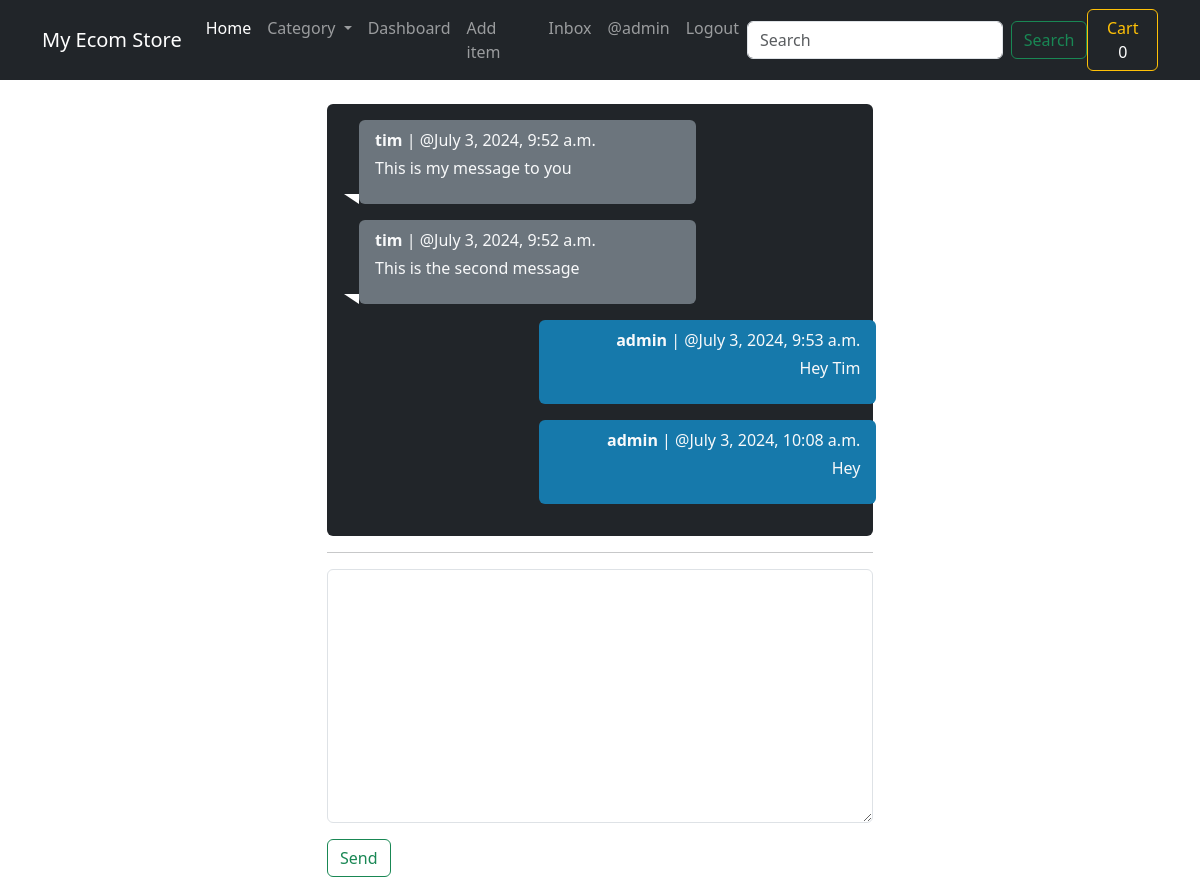
Page /conversation/detail/1/ (signed in) on the committed database.
### conversation/models.py (models this page shows)
class ConversationMessage(models.Model):
    conversation = models.ForeignKey(Conversation, related_name="messages", on_delete=models.CASCADE)
    content = models.TextField()
    created_at = models.DateTimeField(auto_now_add=True)
    created_by = models.ForeignKey(User, related_name="messages", on_delete=models.CASCADE)
    modified_at = models.DateTimeField(auto_now=True)
    class Meta:
        ordering = ["modified_at"]

### conversation/views.py (the view)
# urls.py: path("detail/<int:pk>/", views.detail, name="detail")
def detail(request, pk):
    conversation = Conversation.objects.filter(members__in=[request.user.id]).get(pk=pk)
    if request.method == "POST":
        form = ConversationMessageForm(request.POST)
        if form.is_valid():
            conversation_msg = form.save(commit=False)
            conversation_msg.conversation = conversation
            conversation_msg.created_by = request.user
            conversation_msg.save()
            conversation.save()
            return redirect("conversation:detail", pk=pk)
    else:
        form = ConversationMessageForm()
    context = {
        "form": form,
        "conversation": conversation
    }
    return render(request, "conversation/detail.html", context)

### conversation/forms.py
class ConversationMessageForm(forms.ModelForm):
    class Meta:
        model = ConversationMessage
        fields = ["content"]
        widgets = {
            "content": forms.Textarea(attrs={
                "class": "form-control"
            })
        }

### cart/cart.py (called while the page is built)
    def __len__(self):
        return sum(item['qty'] for item in self.cart.values())

### cart/context_processors.py (called while the page is built)
def cart(request):
    return {'cart': Cart(request)}

### coreApp/views.py (called while the page is built)
def category(request):
    all_categories = Category.objects.all()
    return {"all_categories": all_categories}

### conversation/templates/conversation/detail.html (shortened to what this page needs)
{% extends "coreApp/base.html" %}
{% block content %}
<div class="container mt-4">
    <div class="col-lg-6 mx-auto space-y-6">
        <a href="{% url 'conversation:detail' conversation.id %}" class="text-decoration-none">
            <div class="p-3 d-flex bg-dark rounded">
                <div class="px-3 container-fluid">
                    {% for message in conversation.messages.all %}
                        {% if message.created_by == request.user %}
                          <div class="message-container text-end text-light rounded py-2 px-3 mb-3"
                                 style="background-color: #1679AB; left:180px;">
                                <p class="mb-1"><strong>{{ message.created_by.username }}</strong> | @{{ message.created_at }}</p>
                                <p>{{ message.content }}</p>
                            </div>
                        {% else %}
                          <div class="message-container text-start bg-secondary text-light rounded py-2 px-3 mb-3">
                                <p class="mb-1"><strong>{{ message.created_by.username }}</strong> | @{{ message.created_at }}</p>
                                <p>{{ message.content }}</p>
                            </div>
                        {% endif %}
                    {% endfor %}
                </div>
            </div>
        </a>
        <hr>
        <form action="" method="POST">
            <div class="mb-3">
                {{ form.content }}
            </div>
            <button class="btn btn-outline-success">Send</button>
        </form>
    </div>
</div>
{% endblock content %}

### coreApp/templates/coreApp/base.html (shortened to what this page needs)
{% load static %}
<!doctype html>
<html lang="en">
<head>
    <link rel="stylesheet" href="https://use.fontawesome.com/releases/v6.0.0/css/all.css" />    <link href="https://cdn.jsdelivr.net/npm/bootstrap@5.3.2/dist/css/bootstrap.min.css" rel="stylesheet"
>
</head>
<body>
  <body>
      <nav class="navbar navbar-expand-lg bg-dark navbar-dark">
      <div class="container-fluid container">
        <a class="navbar-brand" href="{% url 'coreApp:home' %}">My Ecom Store</a>
        <div class="collapse navbar-collapse" id="navbarSupportedContent">
          <ul class="navbar-nav me-auto mb-2 mb-lg-0">
            <li class="nav-item">
              <a class="nav-link active" aria-current="page" href="/">Home</a>
            </li>
            <li class="nav-item dropdown">
              <a class="nav-link dropdown-toggle" href="#" role="button" data-bs-toggle="dropdown" aria-expanded="false">
                Category
              </a>
            </li>
            {% if request.user.is_authenticated %}
            <li class="nav-item">
              <a class="nav-link" href="#">Dashboard</a>
            </li>
            <li class="nav-item">
              <a class="nav-link" href="{% url 'coreApp:add-item' %}">Add item</a>
            </li>
            <li class="nav-item">
              <a class="nav-link" href="{% url 'conversation:inbox' %}">Inbox</a>
            </li>
            <li class="nav-item">
              <a class="nav-link" href="{% url 'coreApp:dashboard' %}">@{{ request.user }}</a>
            </li>
            <li class="nav-item">
              <a class="nav-link" href="{% url 'coreApp:logout' %}">Logout</a>
            </li>
            {% endif %}
          </ul>
          <form class="d-flex" role="search" action="{% url 'coreApp:david' %}">
            <input class="form-control me-2" name="query" value="{{ query }}" type="search" placeholder="Search" aria-label="Search">
            <button class="btn btn-outline-success" type="submit">Search</button>
          </form>
      <ul class="navbar-nav ms-auto mb-2 mb-lg-0">
        <li class="nav-item">
            <a href="{% url 'cart:cart-summary' %}" class="btn btn-outline-warning">
              Cart
              <span id="cart-qty" class="text-white">
                {% with qty_amount=cart|length %}
                  {% if qty_amount > 0 %}
                    {{ qty_amount }}
                  {% else %}
                    0
                  {% endif %}
                {% endwith %}
              </span>
            </a>
        </li>
      </ul>
        </div>
      </div>
    </nav>
      <div class="container">
          {% block content %}{% endblock content %}
      </div>
  </body>
</html>

### conversation/templates/conversation/detail.html (style rules this page uses)
.message-container { max-width: 70%; position: relative; }
.message-container:before { content: ""; position: absolute; bottom: 0; border-style: solid; border-width: 10px 15px 0; border-color: #fff transparent transparent; z-index: 1; }
.message-container.text-end:before { right: 0; transform: translateX(100%); border-left-width: 0; border-right-width: 15px; }
.message-container.text-start:before { left: 0; transform: translateX(-100%); border-right-width: 0; border-left-width: 15px; }

### rows in the picture
ConversationMessage: created_by.username "tim", created_at "July 3, 2024, 9:52 a.m.", content "This is my message to you"
ConversationMessage: created_by.username "tim", created_at "July 3, 2024, 9:52 a.m.", content "This is the second message"
ConversationMessage: created_by.username "admin", created_at "July 3, 2024, 9:53 a.m.", content "Hey Tim"
ConversationMessage: created_by.username "admin", created_at "July 3, 2024, 10:08 a.m.", content "Hey"

### other values in the picture
{{ request.user }} "admin"
